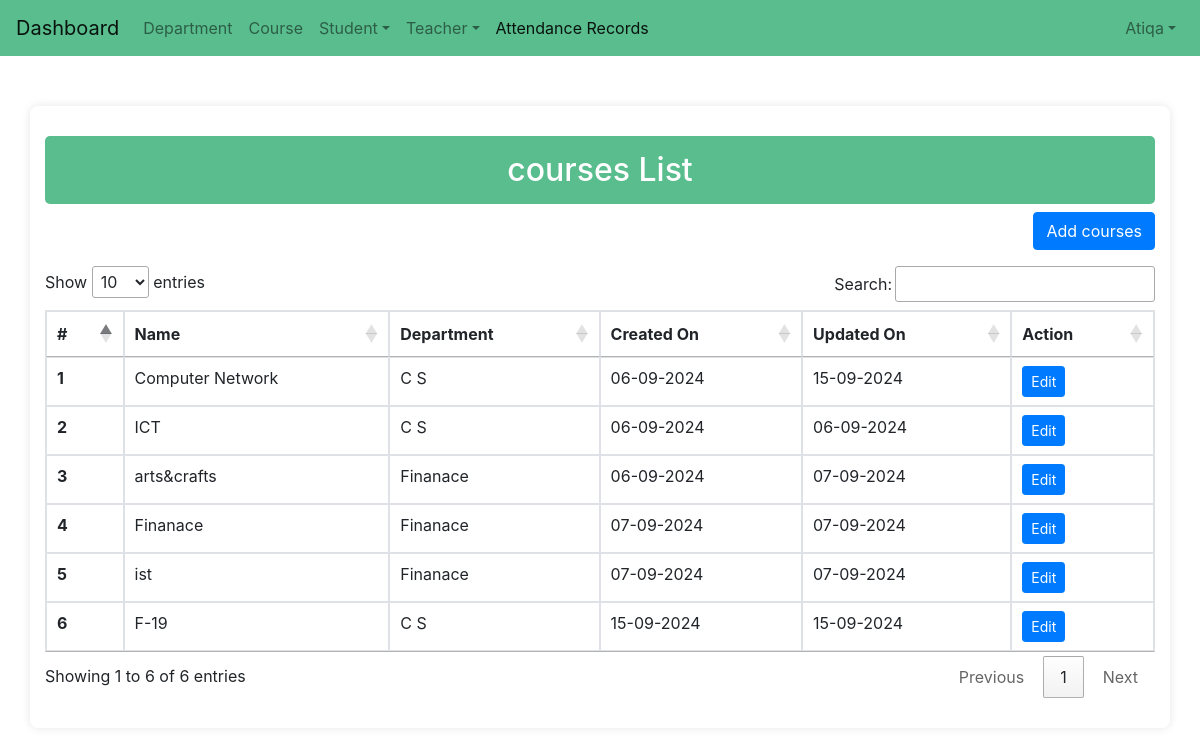
The app's page /courses_list/ (signed in) with its own data.
### attandance/models.py (models this page shows, shortened)
class CustomUser(AbstractUser):
    full_name = models.CharField(max_length=100, null=True)
    phone_number = models.CharField(max_length=15, blank=True, null=True)
    role = models.CharField(max_length=50, null=True)
    date_of_creation = models.DateField(auto_now_add=True, null=True)
    last_login_date = models.DateField(blank=True, null=True)
    is_super_admin = models.BooleanField(default=False)
    student = models.ForeignKey(Student, on_delete=models.CASCADE, null=True, blank=True)
    objects = CustomUserManager()

class Courses(models.Model):
    course_id = models.CharField(max_length=100, null=True)
    name = models.CharField(max_length=255, )
    department = models.ForeignKey(Department, on_delete=models.CASCADE)
    created_on = models.DateTimeField(auto_now_add=True)
    updated_on = models.DateTimeField(auto_now=True)

class Department(models.Model):
    dep_id = models.CharField(max_length=100, null=True)
    name = models.CharField(max_length=255, )
    description = models.TextField(blank=True, null=True)
    created_on = models.DateTimeField(auto_now_add=True)
    updated_on = models.DateTimeField(auto_now=True)

### attandance/views.py (the view)
# urls.py: path('courses_list/', views.courses_list , name = 'courses_list'),
@login_required(login_url='home')
def courses_list(request):
    design = Courses.objects.all()
    context = {
        'design': design,
    }
    return render(request , 'admin/courses/courses_list.html',context)

### templates/admin/courses/courses_list.html (shortened to what this page needs)
<!DOCTYPE html>
<html lang="en">
{% load static %}
<head>
</head>
<body>
    {% include 'navbar.html' %}
    <div class="container">
        <h2 class="text-center">courses List</h2>
        <div class="text-right mb-3">
            <a class="btn btn-primary" href="{% url 'courses_add' %}">Add courses</a>
        </div>
        <div class="table-responsive">
            <table class="table table-bordered" id="coursesList">
                <thead>
                    <tr>
                        <th>#</th>
                        <th>Name</th>
                        <th>Department</th>
                        <th>Created On</th>
                        <th>Updated On</th>
                        <th>Action</th>
                    </tr>
                </thead>
                <tbody>
                    {% for i in design %}
                    <tr>
                        <th scope="row">{{ forloop.counter }}</th>
                        <td>{{ i.name }}</td>
                        <td>{{ i.department.name }}</td>
                        <td>{{ i.created_on|date:'d-m-Y' }}</td>
                        <td>{{ i.updated_on|date:'d-m-Y' }}</td>
                        <td class="action-buttons">
                            <a class="btn btn-primary btn-sm" href="{% url 'courses_update' i.pk %}">Edit</a>
                        </td>
                    </tr>
                    {% endfor %}
                </tbody>
            </table>
        </div>
</body>
</html>

### templates/navbar.html (shortened to what this page needs)
<html lang="en">
<head>
  <link rel="stylesheet" href="https://maxcdn.bootstrapcdn.com/bootstrap/4.5.2/css/bootstrap.min.css">
  <link rel="stylesheet" href="https://cdn.datatables.net/1.13.6/css/jquery.dataTables.min.css">
  <link href="https://cdnjs.cloudflare.com/ajax/libs/select2/4.1.0/css/select2.min.css" rel="stylesheet" />
  <link rel="stylesheet" href="https://cdnjs.cloudflare.com/ajax/libs/font-awesome/5.15.3/css/all.min.css">
</head>
<body>
  <nav class="navbar navbar-expand-lg navbar-light" style="background: #59bd8e;">
    <a class="navbar-brand" href="/dashboard">Dashboard</a>
    <div class="collapse navbar-collapse" id="navbarSupportedContent">
      <ul class="navbar-nav mr-auto">
        <li class="nav-item ">
          <a class="nav-link" href="{% url 'department_list' %}">Department</a>
        </li>
        <li class="nav-item ">
          <a class="nav-link" href="{% url 'courses_list' %}">Course</a>
        </li>
        <li class="nav-item dropdown">
          <a class="nav-link dropdown-toggle" data-toggle="dropdown" href="#">Student</a>
        </li>
        <li class="nav-item dropdown">
          <a class="nav-link dropdown-toggle" data-toggle="dropdown" href="#">Teacher</a>
        </li>
        <li class="nav-item active">
          <a class="nav-link" href="/upload_and_filter_attendance">Attendance Records
       </a>
        </li>
      </ul>
      <ul class="navbar-nav ml-auto">
        {% if user.username is not None %}
        <li class="nav-item dropdown custom-dropdown">
          <a class="nav-link dropdown-toggle" data-toggle="dropdown" href="#">{{ user.username|capfirst }}</a>
        </li>
        {% endif %}
      </ul>
    </div>
</nav>
</body>
</html>

### templates/admin/courses/courses_list.html (style rules this page uses)
body { background-color: #f8f9fa; font-family: Arial, sans-serif; }
.container { max-width: 800px; background: #ffffff; padding: 30px; border-radius: 8px; box-shadow: 0 0 10px rgba(0, 0, 0, 0.1); margin-top: 50px; }
h2 { background-color: #59bd8e; color: white; padding: 15px; border-radius: 5px; font-size: 1.5rem; text-align: center; }
.btn-primary { background-color: #59bd8e; border: none; border-radius: 5px; padding: 10px 20px; font-size: 1rem; }

### records on screen
CustomUser: username "Atiqa"
Courses: name "Computer Network", department.name "C S", created_on "06-09-2024", updated_on "15-09-2024"
Courses: name "ICT", department.name "C S", created_on "06-09-2024", updated_on "06-09-2024"
Courses: name "arts&crafts", department.name "Finanace", created_on "06-09-2024", updated_on "07-09-2024"
Courses: name "Finanace", department.name "Finanace", created_on "07-09-2024", updated_on "07-09-2024"
Courses: name "ist", department.name "Finanace", created_on "07-09-2024", updated_on "07-09-2024"
Courses: name "F-19", department.name "C S", created_on "15-09-2024", updated_on "15-09-2024"
